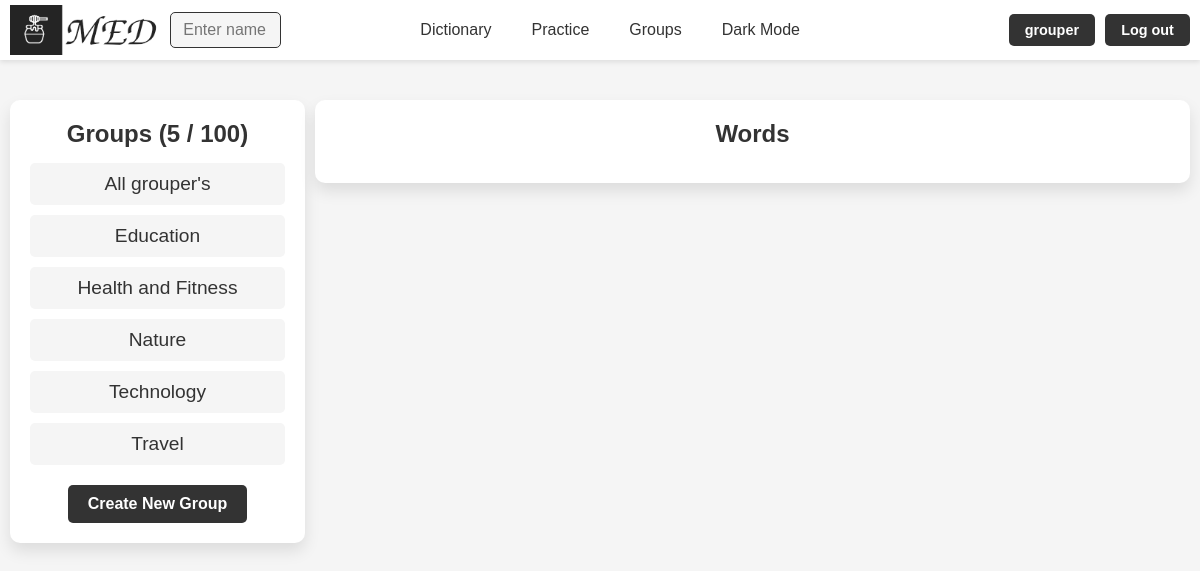
/groups/ (signed in), run on the app's committed database.
### med/models.py (models this page shows, shortened)
class WordGroup(models.Model):
    name = models.CharField(max_length=100)
    words = models.ManyToManyField(Word, blank=True)
    user = models.ForeignKey(User, on_delete=models.CASCADE)
    is_main = models.BooleanField(verbose_name='main', default=False)
    uses_users = models.ManyToManyField(User, blank=True, related_name='uses_of_group')
    class Meta:
        ordering = ['name']
        indexes = [
            models.Index(fields=['name'])
        ]

### med/views.py (the view)
# urls.py: path('groups/', views.GroupListView.as_view(), name='groups'),
class GroupListView(BaseGroupView):
    model = WordGroup
    def get_context_data(self, **kwargs):
        context = self.get_common_context(**kwargs)
        context['title'] = "Groups"
        context['title1'] = "Words"
        context['is_group'] = False
        return context

### med/views.py (called while the page is built)
    def get_common_context(self, **kwargs):
        context = super().get_context_data(**kwargs)
        context['groups'] = WordGroup.objects.filter(user=self.request.user).order_by('-is_main', 'name')
        context['used_groups'] = WordGroup.objects.filter(uses_users=self.request.user)
        context['len_groups'] = max(context['groups'].count() + context['used_groups'].count() - 1, 0)
        context['max_group_count'] = MAX_GROUP_COUNT if self.request.user.username != 'grouper' else 100
        return context

### med/templates/med/groups.html (shortened to what this page needs)
{% extends "base.html" %}
{% load static %}
{% block content %}
<div class="group-container">
    <div class="group-list">
        <h2>{{ title }} ({{ len_groups }} / {{ max_group_count }}) </h2>
        <div class="group-blocks">
            {% for group in groups %}
            {% if group.id == group_id %}
                <div class="group-block group-block-selected">
                    <p>{{ group.name }}</p>
                </div>
            {% else %}
                <a href="{% url 'group_words' group.id %}">
                    <div class="group-block">
                        <p>{{ group.name }}</p>
                    </div>
                </a>
            {% endif %}
            {% endfor %}
        </div>
        {% if len_groups < max_group_count %}
            <a href="{% url 'create_group' %}" class="buttons">Create New Group</a>
        {% endif %}
    </div>
    <div class="word-list-container">
        <h2>{{ title1 }}</h2>
    </div>
</div>
{% endblock %}

### templates/base.html (shortened to what this page needs)
{% load static %}
<!DOCTYPE html>
<html lang="en">
<head>
    <link rel="stylesheet" type="text/css" href="{% static 'med/css/styles.css' %}">
</head>
<body>
<header>
    {% if user.is_authenticated %}
    <div class="logo_container">
        {% if is_profile or is_dict %}
            {% if is_my_profile or is_my_dict %}
                <a href="{% url 'profile' user.username %}">
                    <img id="logo_img" src="{% static 'med/img/base/light_logo.png' %}"
                         data-light-src="{% static 'med/img/base/light_logo.png' %}"
                         data-dark-src="{% static 'med/img/base/dark_logo.png' %}" alt="MED Logo">
                </a>
            {% else %}
                <a href="{% url 'profile' logged_user.username %}">
                    <img id="logo_img" src="{% static 'med/img/base/light_logo.png' %}"
                         data-light-src="{% static 'med/img/base/light_logo.png' %}"
                         data-dark-src="{% static 'med/img/base/dark_logo.png' %}" alt="MED Logo">
                </a>
            {% endif %}
        {% else %}
            <a href="{% url 'profile' user.username %}">
                <img id="logo_img" src="{% static 'med/img/base/light_logo.png' %}"
                     data-light-src="{% static 'med/img/base/light_logo.png' %}"
                     data-dark-src="{% static 'med/img/base/dark_logo.png' %}" alt="MED Logo">
            </a>
        {% endif %}
    </div>
    {% else %}
    <div class="logo_container">
        <a href="{% url 'home' %}"><img id="logo_img" src="{% static 'med/img/base/light_logo.png' %}" data-light-src="{% static 'med/img/base/light_logo.png' %}" data-dark-src="{% static 'med/img/base/dark_logo.png' %}" alt="MED Logo"></a>
    </div>
    {% endif %}
    <nav class="nav-items" id="nav-items">
            {% if user.is_authenticated %}
                <div class="nav-left">
                {% if not is_search %}
                <form method="get" action="{% url 'user_search' %}" class="search-form">
                    <input type="text" name="q" placeholder="Enter name" required class="search-input">
                </form>
                {% endif %}
                </div>
        <div class="nav-center">
                {% if is_my_dict %}
                <a href="{% url 'words' user.username %}">Dictionary</a>
                {% else %}
                <a href="{% url 'words' request.user.username %}">Dictionary</a>
                {% endif %}
                <a href="{% url 'practice' %}">Practice</a>
                <a href="{% url 'groups' %}">Groups</a>
            {% else %}
            <div class="nav-left"></div>
            <div class="nav-center">
                <a href="{% url 'login' %}">Dictionary</a>
                <a href="{% url 'login' %}">Practice</a>
                <a href="{% url 'login' %}">Groups</a>
                {% endif %}
                <a href="#" id="theme-toggle-dark">Dark Mode</a>
            </div>
        {% if request.user.is_authenticated %}
        <div class="buttons">
            {% if is_profile or is_dict %}
                {% if is_my_profile or is_my_dict %}
                <a href="{% url 'profile' user.username %}">{{request.user.username}}</a>
                {% else %}
                <a href="{% url 'profile' logged_user.username %}">{{request.user.username}}</a>
                {% endif %}
            {% else %}
                <a href="{% url 'profile' user.username %}">{{request.user.username}}</a>
            {% endif %}
            <a href="{% url 'logout' %}">Log out</a>
        </div>
        {% else %}
        <div class="buttons">
            <a href="{% url 'login' %}">Log in</a>
            <a href="{% url 'register' %}">Register</a>
        </div>
        {% endif %}
    </nav>
</header>
<div class="container">
    {% block content %}
    {% endblock %}
</div>
</body>
</html>

### med/static/med/css/styles.css (style rules this page uses)
:root { --background-color: #f5f5f5; --text-color: #333; --header-background: #ffffff; --button-background: #333; --button-text-color: #ffffff; --feature-background: #fff; --word-list-background: #fff; --feature-shadow: 0px 8px 16px rgba(0, 0, 0, 0.1); --feature-text-color: #666; --list-text-color: #666; --tab-background: #f9f9f9; --tab-active-background: #ffffff; --tab-hover-background: #e0e0e0; --tab-border-color: #ccc; }
body { font-family: Arial, sans-serif; background-color: var(--background-color); color: var(--text-color); }
a { text-decoration: none; color: var(--text-color); transition: color 0.3s; }
* { margin: 0; padding: 0; box-sizing: border-box; }
header { display: flex; justify-content: space-between; align-items: center; padding-top: 5px; padding-bottom: 5px; padding-left: 10px; padding-right: 10px; background-color: var(--header-background); box-shadow: 0px 2px 5px rgba(0, 0, 0, 0.1); }
header .nav-items { display: flex; align-items: center; width: 100%; justify-content: space-between; }
header .nav-center { display: flex; justify-content: center; align-items: center; width: 100%; gap: 20px; }
header .nav-left { margin-right: 1%; width: 17%; margin-left: 1%; align-items: left; }
header .buttons { display: flex; gap: 5px; align-items: center; margin-top: 0px; }
header #logo_img { height: 50px; cursor: pointer; float:inherit; }
header .logo_container { min-width: 150px; width: 13%; height: 50px; }
header .nav-center a { text-decoration: none; color: var(--nav-link-color); font-size: 1em; font-weight: 500; padding: 5px 10px; transition: color 0.3s, background-color 0.3s; width: auto; }
header .buttons { display: flex; justify-content: flex-end; align-items: center; text-align: center; gap: 10px; margin-left: 0; width: 41%; }
header .buttons a { text-decoration: none; color: var(--button-text-color); background-color: var(--button-background); padding: 8px 16px; border-radius: 5px; font-size: 0.9em; font-weight: bold; transition: background-color 0.3s, transform 0.3s; margin: 0; min-width: 85px; }
.container { max-width: 1200px; margin: 0 auto; text-align: center; padding: 20px 10px; }
.container p { font-size: 1.2em; color: var(--text-color); max-width: 600px; margin: 0 auto 30px; }
.buttons a { text-decoration: none; color: var(--button-text-color); background-color: var(--button-background); padding: 12px 24px; margin: 0 5px; border-radius: 5px; font-size: 1em; transition: background-color 0.3s; }
.group-container { display: flex; gap: 10px; margin-top: 20px; text-align: left; align-items: flex-start; }
.group-list { flex: 0 0 25%; background-color: var(--feature-background); border-radius: 10px; box-shadow: var(--feature-shadow); padding: 20px; }
.word-list-container { flex: 1; background-color: var(--feature-background); border-radius: 10px; box-shadow: var(--feature-shadow); padding: 20px; text-align: center; }
.group-list h2 { font-size: 1.5em; color: var(--text-color); margin-bottom: 15px; }
.group-blocks { display: flex; flex-direction: column; gap: 10px; margin-bottom: 20px; }
.group-block { background-color: var(--background-color); color: var(--text-color); border-radius: 5px; padding: 10px; text-align: center; transition: background-color 0.3s; text-decoration: none; }
.group-block p { margin: 0; color: var(--text-color); text-decoration: none; }
.group-list .buttons { display: inline-block; padding: 10px 20px; background-color: var(--button-background); color: var(--button-text-color); border-radius: 5px; text-align: center; font-weight: bold; transition: background-color 0.3s; text-decoration: none; }
.word-list-container h2 { font-size: 1.5em; color: var(--text-color); margin-bottom: 15px; }
.group-list { text-align: center; }
.search-form { display: flex; align-items: left; gap: 10px; width: 100%; }
.search-input { flex-grow: 1; width: 100%; min-width: 111px; padding: 8px 12px; border: 1px solid var(--button-background); border-radius: 5px; font-size: 1em; background-color: var(--background-color); color: var(--text-color); transition: border-color 0.3s, box-shadow 0.3s; }
.search-form { display: flex; justify-content: left; gap: 10px; }
.search-input { flex: 1; padding: 8px 12px; border: 1px solid var(--button-background); border-radius: 5px; font-size: 1em; background-color: var(--background-color); color: var(--text-color); }

### data on the page
WordGroup: name "All grouper's"
WordGroup: name "Education"
WordGroup: name "Health and Fitness"
WordGroup: name "Nature"
WordGroup: name "Technology"
WordGroup: name "Travel"

### other printed values
{{ request.user.username }} "grouper"
{{ title }} "Groups"
{{ len_groups }} "5"
{{ max_group_count }} "100"
{{ title1 }} "Words"
